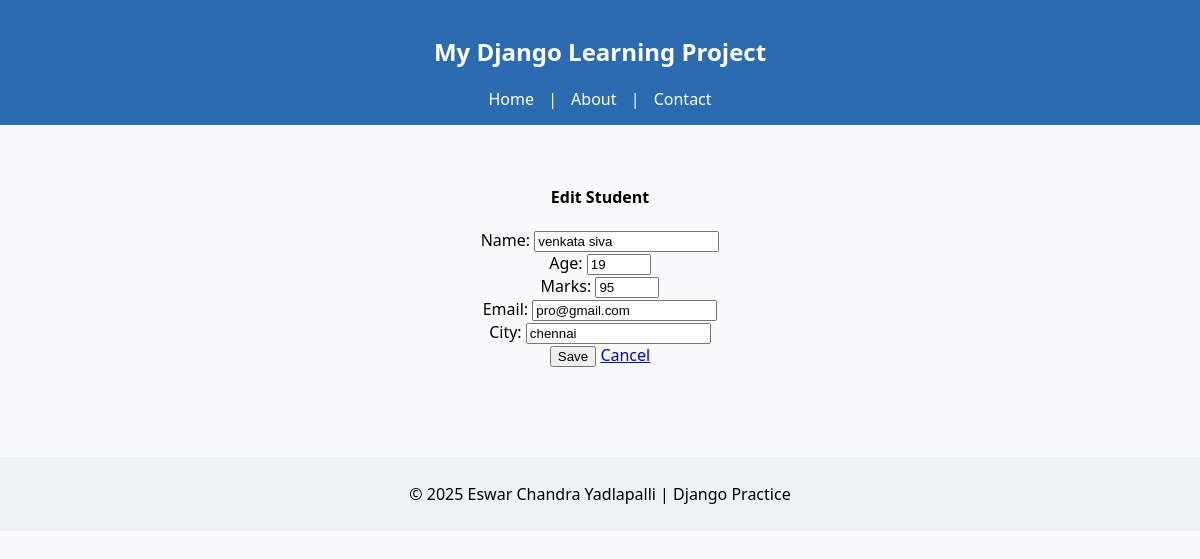
Screenshot of /students/edit/28/ with the database file from the repository.
### students/models.py (models this page shows, shortened)
class Student(models.Model):
    id = models.IntegerField(primary_key=True)
    name = models.CharField(max_length=40)
    age = models.IntegerField()
    email = models.EmailField()
    marks = models.IntegerField(null=True, blank=True)
    joined_on = models.DateTimeField(auto_now_add=True)
    city = models.CharField(max_length=50)
    course = models.ForeignKey(Course, on_delete=models.CASCADE, null=True, blank=True)

### students/views.py (the view)
# urls.py: path('edit/<int:pk>/', views.edit_student, name='edit_student'),
def edit_student(request, pk):
    student = get_object_or_404(Student, pk=pk)
    if request.method == "POST":
        form = StudentModelForm(request.POST, instance=student)
        if form.is_valid():
            form.save()
            messages.success(request, "Student updated successfully.")
            return redirect('students:student_list')
        else:
            messages.error(request, "Please correct the errors below.")
    else:
        form = StudentModelForm(instance=student)
    return render(request, 'students/add_edit.html', {'form': form, 'title': 'Edit Student'})

### students/forms.py (shortened to what this page needs)
class StudentModelForm(forms.ModelForm):
    class Meta:
        model = Student
        fields = ['name', 'age', 'marks', 'email', 'city']
        widgets = {
            'name': forms.TextInput(attrs={'class': 'form-control', 'placeholder': 'Full name'}),
            'age': forms.NumberInput(attrs={'class': 'form-control', 'min': 5, 'max': 100}),
            'marks': forms.NumberInput(attrs={'class': 'form-control', 'min': 0, 'max': 100}),
            'email': forms.EmailInput(attrs={'class': 'form-control', 'placeholder': 'name@example.com'}),
            'city': forms.TextInput(attrs={'class': 'form-control', 'placeholder': 'City'}),
        }

### students/templates/students/add_edit.html (shortened to what this page needs)
{% extends 'base.html' %}
{% block content %}
<div class="card p-4 shadow-sm">
  <h4 class="mb-3">{{ title }}</h4>
  <form method="post" novalidate>
    {% for field in form %}
      <div class="mb-3">
        <label class="form-label">{{ field.label_tag }}</label>
        {{ field }}
      </div>
    {% endfor %}
    <button type="submit" class="btn btn-primary">Save</button>
    <a class="btn btn-secondary" href="{% url 'students:student_list' %}">Cancel</a>
  </form>
</div>
{% endblock %}

### home/static/css/style.css (style rules this page uses)
body { font-family: 'Segoe UI', sans-serif; background-color: #f9fafb; text-align: center; margin: 0; }

### rows the page displays
Student: form "venkata siva" "19" "95" "pro@gmail.com" "chennai"

### other values shown
{{ title }} "Edit Student"
{{ field.label_tag }} "Name:" "Age:" "Marks:" "Email:" "City:"
